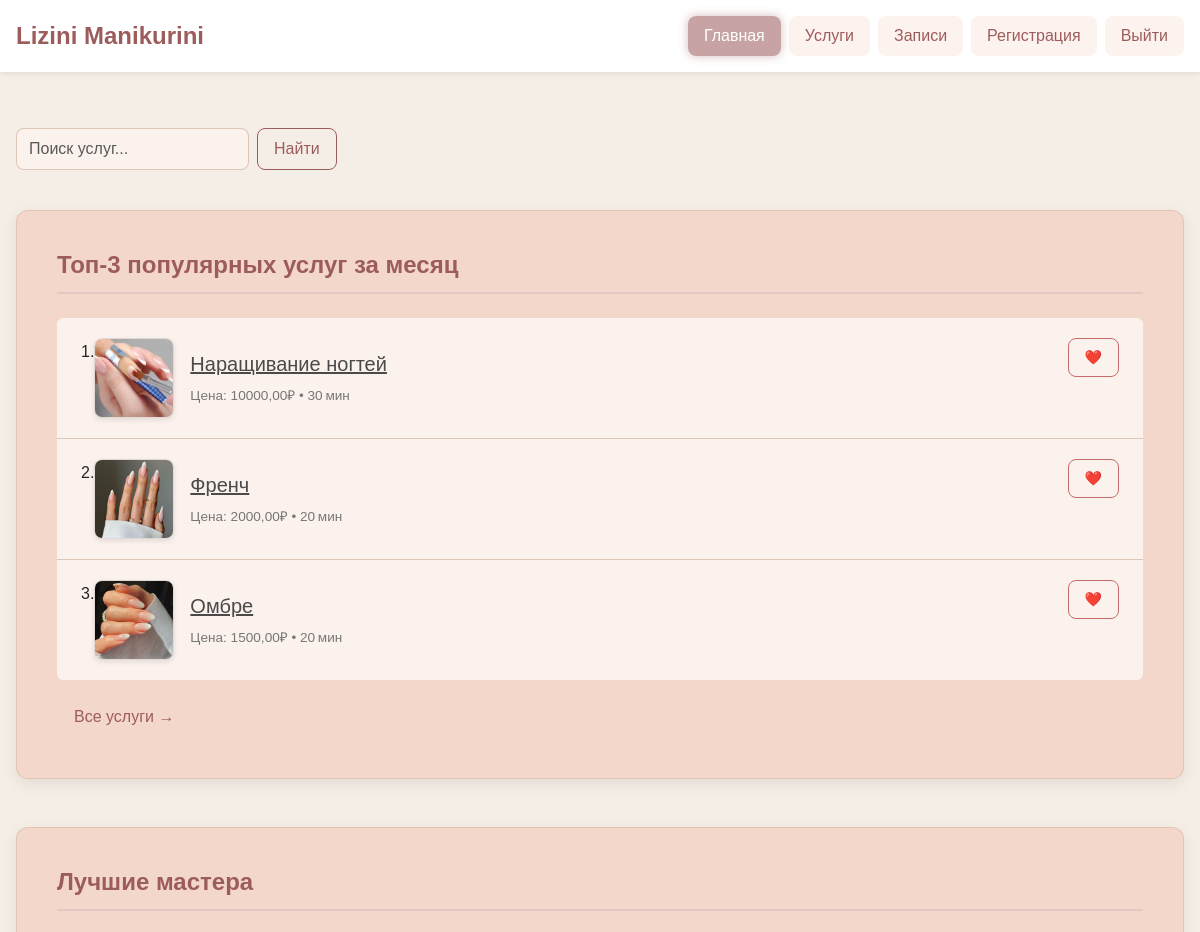
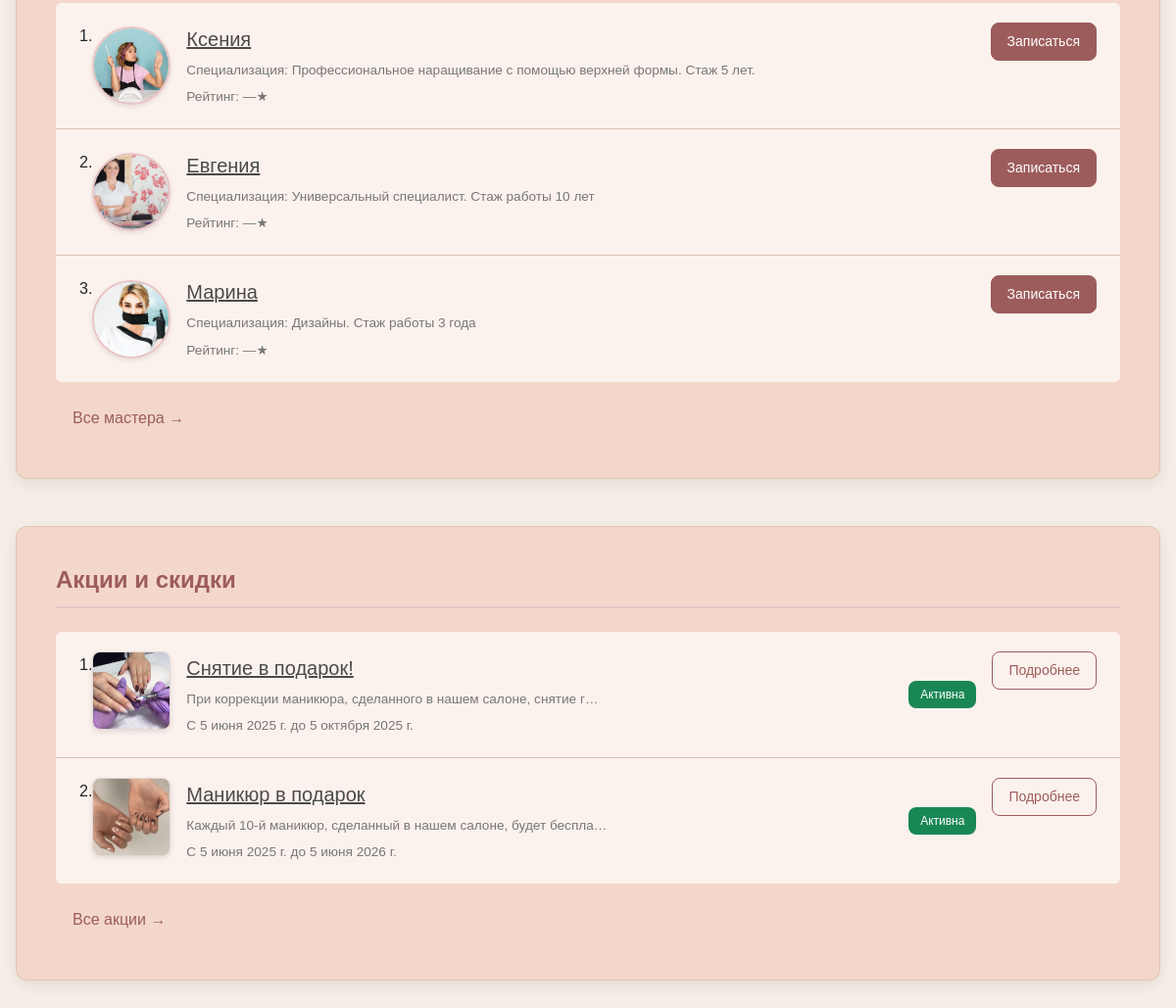
Screenshot of / (signed in) with the database file from the repository (2 pictures, top to bottom).
### website/models.py (models this page shows, shortened)
class Service(models.Model):
    name = models.CharField(max_length=100, verbose_name='Название услуги')
    description = models.TextField(blank=True, verbose_name='Описание')
    price = models.DecimalField(max_digits=10, decimal_places=2, verbose_name='Цена')
    duration_minutes = models.PositiveIntegerField(verbose_name='Длительность (мин)')
    image = models.ImageField(upload_to='services/', blank=True, verbose_name='Картинка услуги')
    created_at = models.DateTimeField(auto_now_add=True, verbose_name='Дата создания')
    updated_at = models.DateTimeField(auto_now=True, verbose_name='Дата изменения')
    class Meta:
        verbose_name = 'Услуга'
        verbose_name_plural = 'Услуги'
        ordering = ['-created_at']

class Master(models.Model):
    name = models.CharField(max_length=100, verbose_name='Имя мастера')
    specialization = models.TextField(blank=True, verbose_name='Специализация')
    photo = models.ImageField(upload_to='masters/', blank=True, verbose_name='Фото мастера')
    created_at = models.DateTimeField(auto_now_add=True, verbose_name='Дата создания')
    updated_at = models.DateTimeField(auto_now=True, verbose_name='Дата изменения')
    class Meta:
        verbose_name = 'Мастер'
        verbose_name_plural = 'Мастера'
        ordering = ['name']

class Promotion(models.Model):
    title = models.CharField(max_length=100, verbose_name='Заголовок акции')
    description = models.TextField(blank=True, verbose_name='Описание акции')
    image = models.ImageField(upload_to='promotions/', blank=True, verbose_name='Картинка акции')
    start_date = models.DateField(verbose_name='Дата начала')
    end_date = models.DateField(verbose_name='Дата окончания')
    created_at = models.DateTimeField(auto_now_add=True, verbose_name='Дата создания')
    updated_at = models.DateTimeField(auto_now=True, verbose_name='Дата изменения')
    class Meta:
        verbose_name = 'Акция'
        verbose_name_plural = 'Акции'
        ordering = ['-start_date']
    def is_active(self):
        today = timezone.now().date()
        return self.start_date <= today <= self.end_date
    is_active.boolean = True
    is_active.short_description = 'Активна?'

### website/views.py (the view)
# urls.py: path('', index, name='index'),
def index(request):
    one_month_ago = date.today() - timedelta(days=30)
    popular_services = (
        Service.objects
        .filter(appointments__appointment_date__gte=one_month_ago)  # <— здесь было appointment__, а нужно appointments__
        .annotate(bookings_count=Count('appointments'))
        .order_by('-bookings_count')[:3]
    )
    top_masters = (
        Master.objects
        .annotate(avg_rating=Avg('appointments__review__rating'))
        .order_by('-avg_rating')[:3]
    )
    today = date.today()
    upcoming_promotions = (
        Promotion.objects
        .filter(end_date__gte=today)
        .order_by('start_date')[:3]
    )
    query = request.GET.get('q', '').strip()
    if query:
        search_results = Service.objects.filter(
            Q(name__icontains=query) | Q(description__icontains=query)
        )
    else:
        search_results = None
    context = {
        'popular_services': popular_services,
        'top_masters': top_masters,
        'upcoming_promotions': upcoming_promotions,
        'search_results': search_results,
        'query': query,
    }
    return render(request, 'website/index.html', context)

### website/templates/website/index.html (shortened to what this page needs)
{% extends 'website/base.html' %}
{% block content %}
    <form method="get" action="{% url 'index' %}" class="row g-2 mb-4">
        <div class="col-auto">
            <input type="text" name="q" class="form-control" placeholder="Поиск услуг..." value="{{ query }}">
        </div>
        <div class="col-auto">
            <button type="submit" class="btn btn-outline-primary mb-3">Найти</button>
        </div>
    </form>
    <div class="widget mb-5">
        <h2>Топ-3 популярных услуг за месяц</h2>
        <ol class="list-group list-group-numbered">
            {% for service in popular_services %}
            <li class="list-group-item d-flex justify-content-between align-items-start">
                <div class="d-flex align-items-center">
                    {% if service.image %}
                        <img src="{{ service.image.url }}" alt="{{ service.name }}" class="thumb me-3">
                    {% endif %}
                    <div>
                        <a href="#" class="fs-5">{{ service.name }}</a><br>
                        <small>Цена: {{ service.price }}₽ • {{ service.duration_minutes }} мин</small>
                    </div>
                </div>
                <form action="#" method="post">
                    <button type="button" class="btn btn-outline-danger btn-sm">❤️</button>
                </form>
            </li>
            {% endfor %}
        </ol>
        <a href="{% url 'services_list' %}" class="btn btn-link mt-3">Все услуги →</a>
    </div>
    <div class="widget mb-5">
        <h2>Лучшие мастера</h2>
        <ol class="list-group list-group-numbered">
            {% for master in top_masters %}
            <li class="list-group-item d-flex justify-content-between align-items-start">
                <div class="d-flex align-items-center">
                    {% if master.photo %}
                        <img src="{{ master.photo.url }}" alt="{{ master.name }}" class="thumb rounded-circle me-3">
                    {% endif %}
                    <div>
                        <a href="#" class="fs-5">{{ master.name }}</a><br>
                        <small>Специализация: {{ master.specialization }}</small><br>
                        <small>Рейтинг: {{ master.avg_rating|default:"—" }}★</small>
                    </div>
                </div>
                <a href="{% url 'book_appointment' master.id %}" class="btn btn-success btn-sm">Записаться</a>
            </li>
            {% endfor %}
        </ol>
        <a href="#" class="btn btn-link mt-3">Все мастера →</a>
    </div>
    <div class="widget mb-5">
        <h2>Акции и скидки</h2>
        <ol class="list-group list-group-numbered">
            {% for promo in upcoming_promotions %}
            <li class="list-group-item d-flex justify-content-between align-items-start">
                {% if promo.image %}
                    <img src="{{ promo.image.url }}" alt="{{ promo.title }}" class="thumb me-3">
                {% endif %}
                <div class="me-auto">
                    <a href="#" class="fs-5">{{ promo.title }}</a><br>
                    <small>{{ promo.description|truncatechars:60 }}</small><br>
                    <small>С {{ promo.start_date }} до {{ promo.end_date }}</small>
                </div>
                {% if promo.is_active %}
                    <span class="badge bg-success align-self-center">Активна</span>
                {% else %}
                    <span class="badge bg-secondary align-self-center">Скоро</span>
                {% endif %}
                <a href="#" class="btn btn-outline-primary btn-sm ms-3">Подробнее</a>
            </li>
            {% endfor %}
        </ol>
        <a href="#" class="btn btn-link mt-3">Все акции →</a>
    </div>
{% endblock %}

### website/static/website/styles.css (style rules this page uses)
body { background-color: #f5eee6; font-family: 'Montserrat', sans-serif; color: #4a4a4a; line-height: 1.7; margin: 0; padding: 0; }
.widget { background: #f3d7ca; border: 1px solid rgba(210, 180, 160, 0.5); border-radius: 12px; box-shadow: 0 5px 15px rgba(0, 0, 0, 0.08); padding: 2.5rem; margin-bottom: 2.5rem; transition: transform .3s ease, box-shadow .3s ease, background .3s ease; animation: fadeIn 0.6s ease forwards; }
.widget h2 { color: #9d5c5c; font-size: 1.5rem; font-weight: 600; margin-bottom: 1.5rem; padding-bottom: .75rem; border-bottom: 2px solid #e8c4c4; }
.list-group-item { display: flex; align-items: center; padding: 1.25rem 1.5rem;; border: none; border-bottom: 1px solid rgba(210,180,160,0.7); background: #fcf2ed; transition: background .3s ease; }
.list-group-item:last-child { border-bottom: none; }
.list-group-item > div:first-child { flex-grow: 1; display: flex; align-items: center; }
.list-group-item > form, .list-group-item > a.btn { display: flex; align-items: center; justify-content: center; margin-left: 15px; }
.thumb { width: 80px; height: 80px; object-fit: cover; border-radius: 8px; margin-right: 15px; box-shadow: 0 2px 5px rgba(0,0,0,0.1); border: 1px solid rgba(0,0,0,0.1); transition: transform .3s ease; }
.rounded-circle { border-radius: 50%; border: 2px solid #e8c4c4; }
.btn { padding: .5rem 1rem; border-radius: 8px; font-weight: 500; transition: all .3s ease; white-space: nowrap; }
.btn-outline-danger { color: #c86b6b; border-color: #c86b6b; }
.btn-success { background: #9d5c5c; border-color: #9d5c5c; color: #fff; }
.btn-outline-primary { color: #9d5c5c; border-color: #9d5c5c; }
.btn-link { color: #9d5c5c; text-decoration: none; font-weight: 500; transition: color .3s ease, transform .3s ease; display: inline-flex; align-items: center; }
.form-control, .form-select, input[name="username"], input[name="password"] { background: #fcf2ed; color: #4a4a4a; border: 1px solid rgba(210,180,160,0.7); border-radius: 8px; padding: .5rem .75rem; width: 100%; transition: border-color .3s ease, background .3s ease; }
.badge { font-weight: 500; padding: .5rem .75rem; border-radius: 8px; }
.bg-success { background: #7aa874; }
.fs-5 { font-weight: 500; color: #4a4a4a; margin-bottom: 5px; transition: color .3s ease; }
small { color: #777; font-size: .85rem; }

### rows the page displays
Service: image (picture), name "Наращивание ногтей", price "10000,00", duration_minutes "30"
Service: image (picture), name "Френч", price "2000,00", duration_minutes "20"
Service: image (picture), name "Омбре", price "1500,00", duration_minutes "20"
Master: photo (picture), name "Ксения", specialization "Профессиональное наращивание с помощью верхней формы. Стаж 5 лет.", avg_rating "—"
Master: photo (picture), name "Евгения", specialization "Универсальный специалист. Стаж работы 10 лет", avg_rating "—"
Master: photo (picture), name "Марина", specialization "Дизайны. Стаж работы 3 года", avg_rating "—"
Promotion: image (picture), title "Снятие в подарок!", description "При коррекции маникюра, сделанного в нашем салоне, снятие г…", start_date "5 июня 2025 г.", end_date "5 октября 2025 г.", shows "Активна"
Promotion: image (picture), title "Маникюр в подарок", description "Каждый 10-й маникюр, сделанный в нашем салоне, будет беспла…", start_date "5 июня 2025 г.", end_date "5 июня 2026 г.", shows "Активна"
